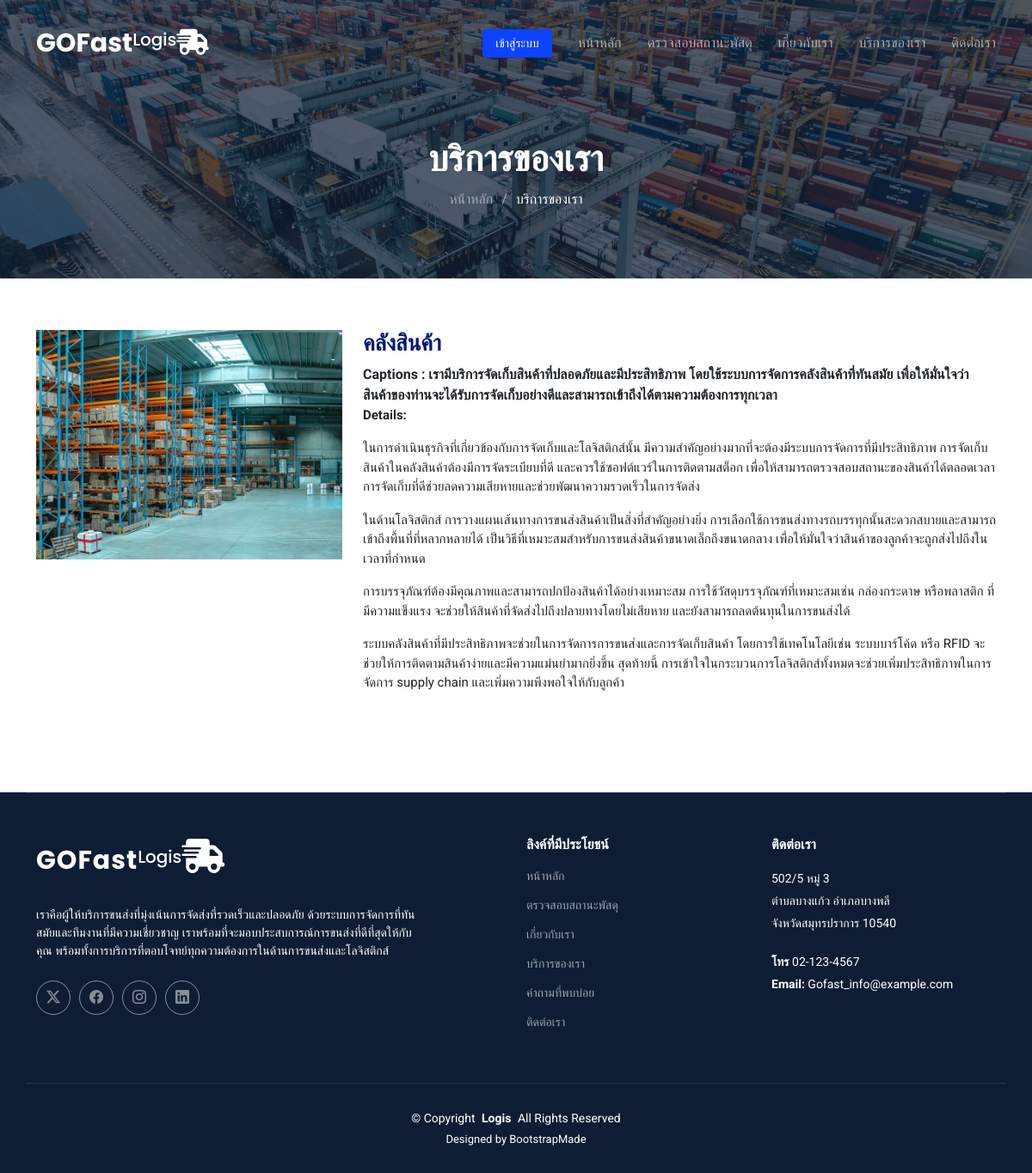
The page /Services.php?id=1&act=service-detail on the database its author committed.
### tables this page shows
CREATE TABLE `tbl_service` (
  `service_id` int(11) NOT NULL COMMENT 'รหัสผลิตภัณฑ์',
  `service_names` varchar(100) NOT NULL COMMENT 'ชื่อผลิตภัณฑ์',
  `service_img` varchar(200) NOT NULL COMMENT 'ภาพผลิตภัณฑ์',
  `service_caption` text NOT NULL COMMENT 'คำชี้ชวน',
  `service_details` text NOT NULL COMMENT 'รายละเอียดผลิตภัณฑ์'
);

### ServicesDetail.php (the view)
<?php
$stmtPrdDetail = $condb->prepare("SELECT service_id, service_names, service_img, service_caption, service_details
            FROM tbl_service
            WHERE service_id=?");
$stmtPrdDetail->execute([$_GET['id']]);
$PrdData = $stmtPrdDetail->fetch(PDO::FETCH_ASSOC);
?>
<section id="service-details" class="service-details section">
    <div class="container">
        <div class="row gy-4">
            <div class="col-12 col-sm-4 col-md-4">
                <a href="./assetsBackend/product_img/<?= $PrdData['service_img']; ?>" width="100%" target="_blank">
                    <img src="./assetsBackend/product_img/<?= $PrdData['service_img']; ?>" class="card-img-top">
                </a>
            </div>
            <div class="col-12 col-sm-8 col-md-8">
                <h3><?= $PrdData['service_names']; ?></h3>
                <b> Captions : <?= $PrdData['service_caption']; ?></b>
                <p>
                    <b> Details: </b> <br>
                    <?= $PrdData['service_details']; ?>
                </p>
            </div>
        </div>
    </div>
</section>

### assetsFront/css/main.css (style rules this page uses)
:root { --default-font: "Roboto", system-ui, -apple-system, "Segoe UI", Roboto, "Helvetica Neue", Arial, "Noto Sans", "Liberation Sans", sans-serif, "Apple Color Emoji", "Segoe UI Emoji", "Segoe UI Symbol", "Noto Color Emoji"; --heading-font: "Poppins", sans-serif; --nav-font: "Poppins", sans-serif; }
:root { --background-color: #ffffff; --default-color: #212529; --heading-color: #001973; --accent-color: #0d42ff; --surface-color: #ffffff; --contrast-color: #ffffff; }
:root { --nav-color: rgba(255, 255, 255, 0.6); --nav-hover-color: #ffffff; --nav-mobile-background-color: #ffffff; --nav-dropdown-background-color: #ffffff; --nav-dropdown-color: #212529; --nav-dropdown-hover-color: #0d42ff; }
:root { scroll-behavior: smooth; }
body { color: var(--default-color); background-color: var(--background-color); font-family: var(--default-font); }
a { color: var(--accent-color); text-decoration: none; transition: 0.3s; }
h1, h2, h3, h4, h5, h6 { color: var(--heading-color); font-family: var(--heading-font); }
section, .section { color: var(--default-color); background-color: var(--background-color); padding: 60px 0; scroll-margin-top: 100px; overflow: clip; }
.service-details h3 { font-size: 26px; font-weight: 700; }
.service-details p { font-size: 15px; }

### rows shown on the page
tbl_service: service_img (picture), service_names "คลังสินค้า", service_caption "เรามีบริการจัดเก็บสินค้าที่ปลอดภัยและมีประสิทธิภาพ โดยใช้ระบบการจัดการคลังสินค้าที่ทันสมัย เพื่อให้มั่นใจว่าสินค้าของท่านจะได้รับการจัดเก็บอย่างดีและสามารถเข้าถึงได้ตามความต้องการทุกเวลา", service_details "ในการดำเนินธุรกิจที่เกี่ยวข้องกับการจัดเก็บและโลจิสติกส์นั้น มีความสำคัญอย่างมากที่จะต้องมีระบบการจัดการที่มีประสิทธิภาพ การจัดเก็บสินค้าในคลังสินค้าต้องมีการจัดระเบียบที่ดี และควรใช้ซอฟต์แวร์ในการติดตามสต็อก เพื่อให้สามารถตรวจสอบสถานะของสินค้าได้ตลอดเวลา การจัดเก็บที่ดีช่วยลดความเสียหายและช่วยพัฒนาความรวดเร็วในการจัดส่ง ในด้านโลจิสติกส์ การวางแผนเส้นทางการขนส่งสินค้าเป็นสิ่งที่สำคัญอย่างยิ่ง การเลือกใช้การขนส่งทางรถบรรทุกนั้นสะดวกสบายและสามารถเข้าถึงพื้นที่ที่หลากหลายได้ เป็นวิธีที่เหมาะสมสำหรับการขนส่งสินค้าขนาดเล็กถึงขนาดกลาง เพื่อให้มั่นใจว่าสินค้าของลูกค้าจะถูกส่งไปถึงในเวลาที่กำหนด การบรรจุภัณฑ์ต้องมีคุณภาพและสามารถปกป้องสินค้าได้อย่างเหมาะสม การใช้วัสดุบรรจุภัณฑ์ที่เหมาะสมเช่น…"
